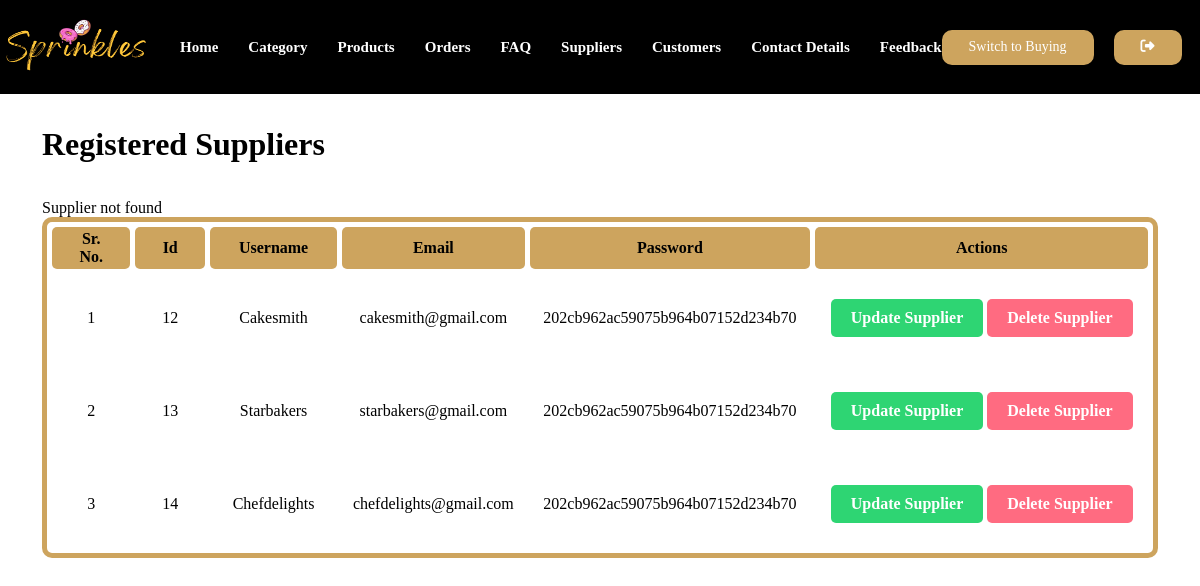
The page /admin/manage-supplier.php (signed in) on the database its author committed.
### tables this page shows
CREATE TABLE `sellers` (
  `id` int(11) NOT NULL,
  `username` varchar(100) NOT NULL,
  `email` varchar(100) NOT NULL,
  `password` varchar(100) NOT NULL
);

### admin/manage-supplier.php (the view, shortened to what this page needs)
<?php include('partials/menuu.php');?>
<div class="main-content">
    <div class="wrapper">
        <h1>Registered Suppliers</h1><br><br>
        <?php
            if(isset($_SESSION['no-supplier-found']))
            {
                echo $_SESSION['no-supplier-found'];
            }
        ?>
        <table cellspacing="5px" >
            <thead>
            <tr>
                <th>Sr. <br> No.</th>
                <th>Id</th>
                <th>Username</th>
                <th>Email</th>
                <th>Password</th>
                <th>Actions</th>
            </tr>
            </thead>
            <?php
                $sql = "SELECT * FROM sellers";
                $res = mysqli_query($conn,$sql);
                $count = mysqli_num_rows($res);
                $sn = 1;
                if($count>0)
                {
                    while($row=mysqli_fetch_assoc($res))
                    {
                        $id = $row['id'];
                        $username = $row['username'];
                        $email = $row['email'];
                        $password = $row['password'];
                        ?>
                    <tr>
                        <td><?php echo $sn++; ?></td>
                        <td><?php echo $id; ?></td>
                        <td><?php echo $username; ?></td>
                        <td><?php echo $email; ?></td>
                        <td><?php echo $password; ?></td>
                        <td>
                            <a href="<?php echo SITEURL; ?>admin/update-supplier.php?id=<?php echo $id; ?>" class="buttondesign green">Update Supplier</a>
                            <a href="<?php echo SITEURL; ?>admin/delete-supplier.php?id=<?php echo $id; ?>" class="buttondesign red">Delete Supplier</a>
                        </td>
                    </tr>
                        <?php
                    }
                }
            ?>
        </table>
    </div>
</div>

### assets/css/admins.css (style rules this page uses)
:root { --heading1: 'Permanent Marker', cursive; --heading2: 'Barlow', sans-serif; --para: 'Roboto', sans-serif; --yellow: #cda45e; --brown: #151515; --black: #000; --white: #fff; --lightwhite: #d1d5db; }
* { padding: 0px; margin: 0px; box-sizing: border-box; }
a { text-decoration: none; }
.buttondesign { padding: 15px 30px; color: var(--white); text-decoration: none; font-size: 16px; font-weight: bold; background: var(--yellow); border-radius: 10px; display: inline-block; border: 2px solid var(--yellow); transition: 0.7s; }
.wrapper { padding: 1%; width: 95%; margin: 0 auto; }
table { border: 5px solid var(--yellow); border-radius: 10px; width: 100%; }
table thead tr th { margin: 0px ; border-radius: 5px; background: var(--yellow); padding: 3px 25px; text-align: center; }
table tr td { text-align: center; padding: 25px 5px; }
table td .buttondesign { border-radius: 5px; padding: 10px 20px; border: 0px; }
.green { background-color: #2ed573; }
.red { background-color: #ff6b81; }
.main-content { padding: 20px 0; }

### rows shown on the page
sellers: id "12", username "Cakesmith", email "cakesmith@gmail.com", password "202cb962ac59075b964b07152d234b70"
sellers: id "13", username "Starbakers", email "starbakers@gmail.com", password "202cb962ac59075b964b07152d234b70"
sellers: id "14", username "Chefdelights", email "chefdelights@gmail.com", password "202cb962ac59075b964b07152d234b70"

### other values the page prints
$_SESSION['no-supplier-found'] "Supplier not found"
